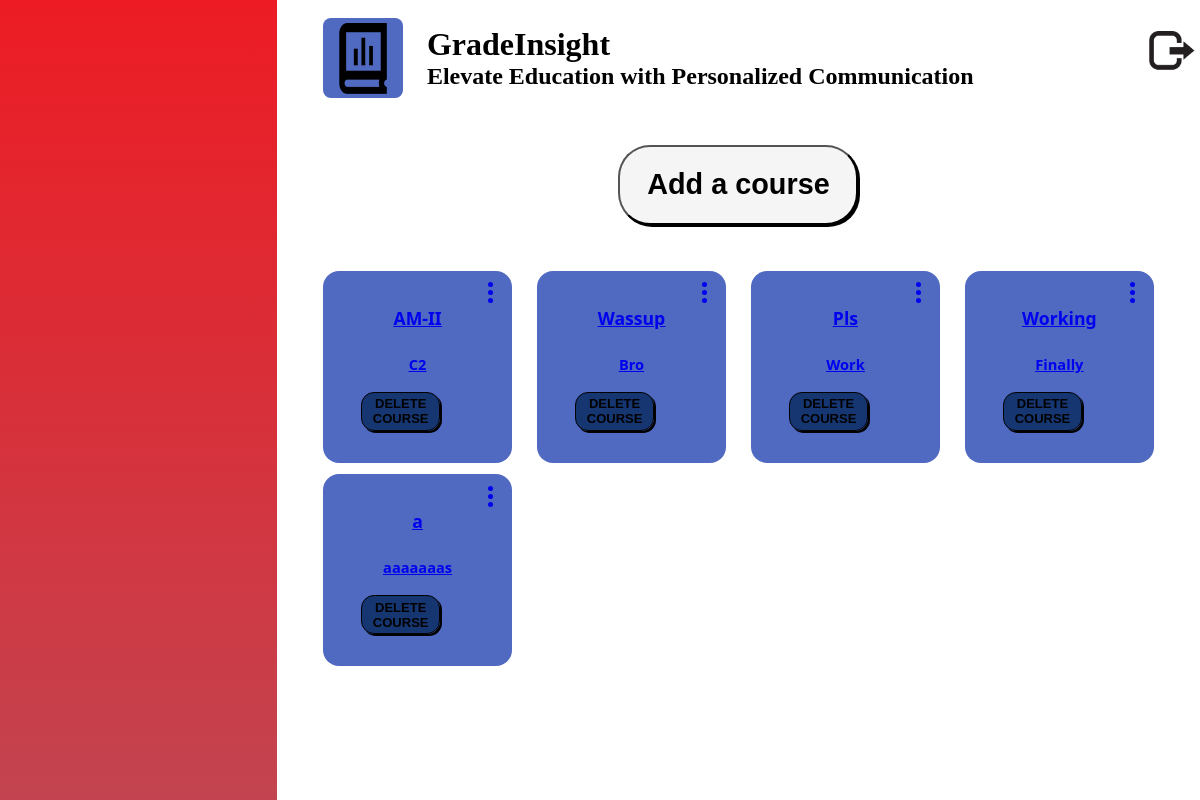
The app's page /courses (signed in), older data.
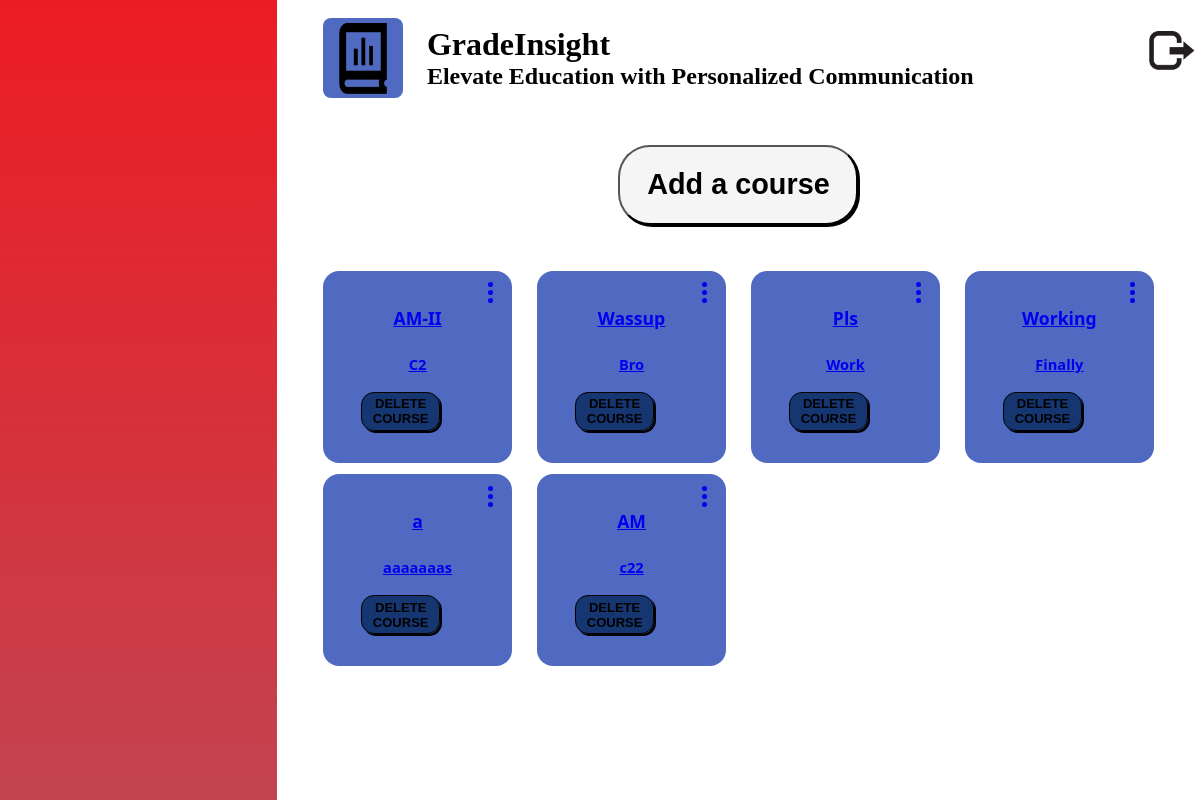
The same page, newer data.
### tables this page shows
CREATE TABLE [courses] ([course_id] INTEGER  PRIMARY KEY AUTOINCREMENT NOT NULL,[course_name] NVARCHAR(250)  NOT NULL,[teacher_id] INTEGER  NOT NULL,[class] NVARCHAR(250)  NOT NULL,FOREIGN KEY(teacher_id) REFERENCES teacher_entry(teacher_id));

### app.py (the view)
@app.route("/courses")
@login_required
def display_courses():
    val = (session["user_id"],)
    sql = "SELECT * FROM courses WHERE teacher_id = %r"%(val)
    mydb.execute(sql)
    courses = mydb.fetchall()
    return render_template("addCourse.html", courses=courses)

### app.py (called while the page is built)
@app.after_request
def after_request(response):
    response.headers["Cache-Control"] = "no-cache, no-store, must-revalidate"
    response.headers["Expires"] = 0
    response.headers["Pragma"] = "no-cache"
    return response

### helpers.py (called while the page is built)
def login_required(f):
    @wraps(f)
    def decorated_function(*args, **kwargs):
        if session.get("user_id") is None:
            return redirect("/login")
        return f(*args, **kwargs)
    return decorated_function

### templates/addCourse.html (shortened to what this page needs)
<!DOCTYPE html>
<html lang="en">
<head>
    <link rel="stylesheet" href="\static\addCourse.css">
</head>
<body>
    <div class="full_body" class="col-lg-4 col-md-6 sx-12">
        <div class="left_coloumn">
        </div>
        <div class="right_coloumn"  >
            <div class="header_wrapper">
                <div class="header">
                    <div class="logo_wrapper">
                        <div class="logo_img">
                            <img src="/static/images/Union123.png" alt="" class="logo">
                        </div>
                        <div class="name">
                            <h1 class="gradeinsight">GradeInsight</h1>
                            <h2 class="slogan">Elevate Education with Personalized Communication</h2>
                        </div>
                    </div>
                    <div class="logout_img">
                        <a href="/logout"><img src="/static/images/image 3234.png" alt="" class="logout"></a>
                    </div>
                </div>
            </div>
            <div class="addcoursebutton">
                <button type="submit" id="addcourse_btn" class="courseclick">Add a course</button>
            </div>
                <div class="courses" id="courses">
                        {%for course in courses%}
                        <a href="/course/{{course[0]}}">
                        <div class="course1 " id="course1">
                            <div class="dots">
                                <li></li>
                                <li></li>
                                <li></li>
                            </div>
                            <div class="text_context_wrapper">
                                <div class="text_content">
                                    <h4 class="course_name_output"> {{ course[1] }}</h4><br>
                                    <h5 class="year_output">{{course[3] }}</h5>
                                </div>
                            </div>
                            <div class="trash_wrapper">
                            <form action="/delete" method=post>
                                <button class="trash" id="trash" type="submit">DELETE COURSE</button>
                            </form>
                            </div>
                        </div>
                    </a>
                        {%endfor%}
                </div>
        </div>
    </div>
</body>
</html>

### static/addCourse.css (style rules this page uses)
* { margin: 0; box-sizing: border-box; }
.full_body { display: flex; flex-direction: row; width: 100%; min-height: 100vh; }
.left_coloumn { min-height: 100vh; width: 30%; background: linear-gradient(180deg, #ED1C24 0%, rgba(183, 32, 46, 0.84) 100%); }
.right_coloumn { width: 100%; height: 100%; position: relative; }
.header_wrapper { width: 100%; }
.header { display: flex; flex-direction: row; justify-content: space-evenly; align-items: center; }
.logo { height: 87.78%; width: 60%; }
.header_wrapper { width:100%; }
.header { display:flex; flex-direction:row; justify-content:space-evenly ; align-content:center; }
.logout { height:50%; width:70% ; padding-top:5%; justify-items: center; float:right; cursor: pointer; }
.logo_img { width: 5rem; height: 5rem; border-radius: 10%; display: flex; justify-content: center; align-items: center; align-content: center; justify-items: center; background: rgba(80, 105, 193, 1); }
.logo_wrapper { width: 100%; padding-top: 2%; display: flex; flex-direction: row; padding-left:5%; justify-content:flex-start; align-items: center; align-content: center; justify-items: center; }
.name { padding-left: 3%; font-family: "Inknut Antiqua"; display: flex; flex-direction: column; height: 10vh; justify-content: center; }
button { border-radius:2rem ; font-weight: bold; width: 15rem ; height: 5rem; background-color:whitesmoke; font-size:1.8em ; padding-left: 1%; padding-right: 1%; box-shadow:2px 2px; }
.addcoursebutton { padding-top: 5%; display: flex; flex-direction: row; align-content: center; justify-content: center; justify-items: center; align-items: center; }
.courses { width: 100%; max-height: fit-content; padding: 5%; display: grid; grid-template-columns: repeat(4, 1fr); gap: 3%; }
.course1 { height: 12em; background-color: rgba(80, 105, 193, 1); border-radius: 1em; position: relative; }
.dots { position: absolute; top: 5%; right: 1%; line-height: 0.5em; }
.text_content { padding-top: 50px; word-wrap: break-word; display: flex; flex-direction: column; width: 100%; height: 100%; justify-content: center; align-items: center; justify-items: center; align-content: center; height: 5em; text-decoration: underline; font-size: 110%; font-family: system-ui, -apple-system, BlinkMacSystemFont, 'Segoe UI', Roboto, Oxygen, Ubuntu, Cantarell, 'Open Sans', 'Helvetica Neue', sans-serif; }
.course_name_output, .year_outpu { display: flex; flex-direction: row; justify-content: center; align-items: center; justify-items: center; align-content: center; }
.trash { width: 70%; height: 3em; background-color: rgba(8, 42, 94, 0.8); cursor: pointer; border-radius: 1em; border: 1px solid black; font-size: small; }
.trash_wrapper { position: absolute; bottom: 2em; width: 100%; display: flex; align-items: center; justify-content: center; }

Row changes from the older to the newer data that the page shows:
added courses: course_name "AM", class "c22"
